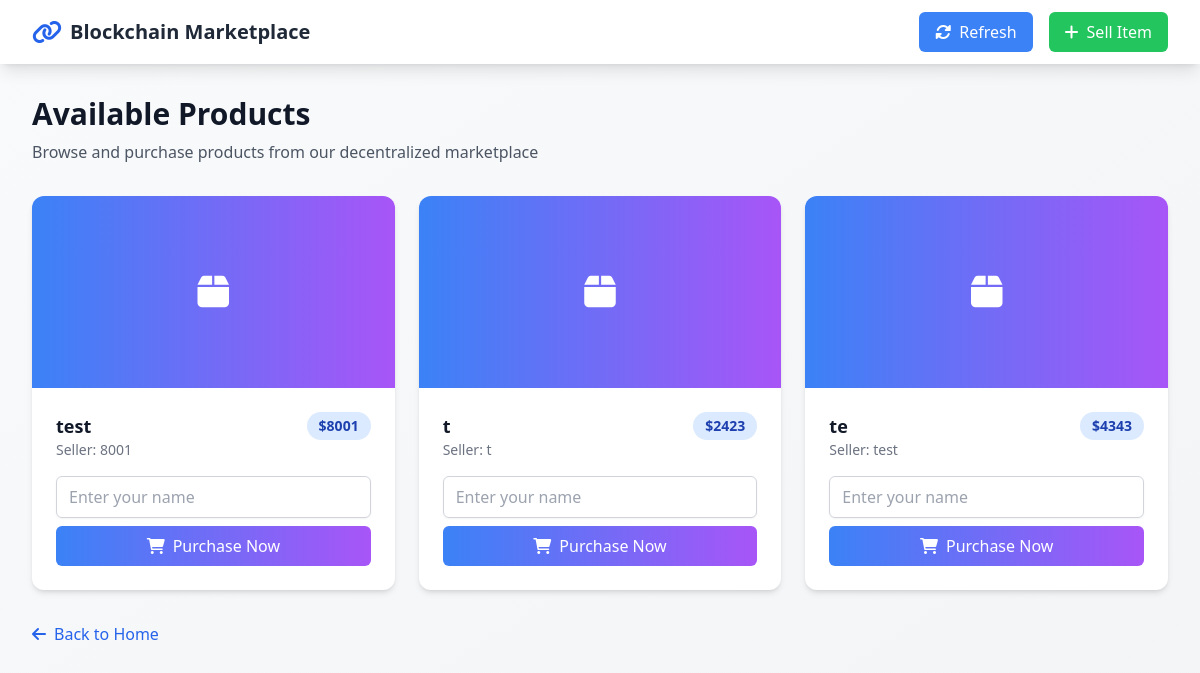
Page /buy on the earlier database version.
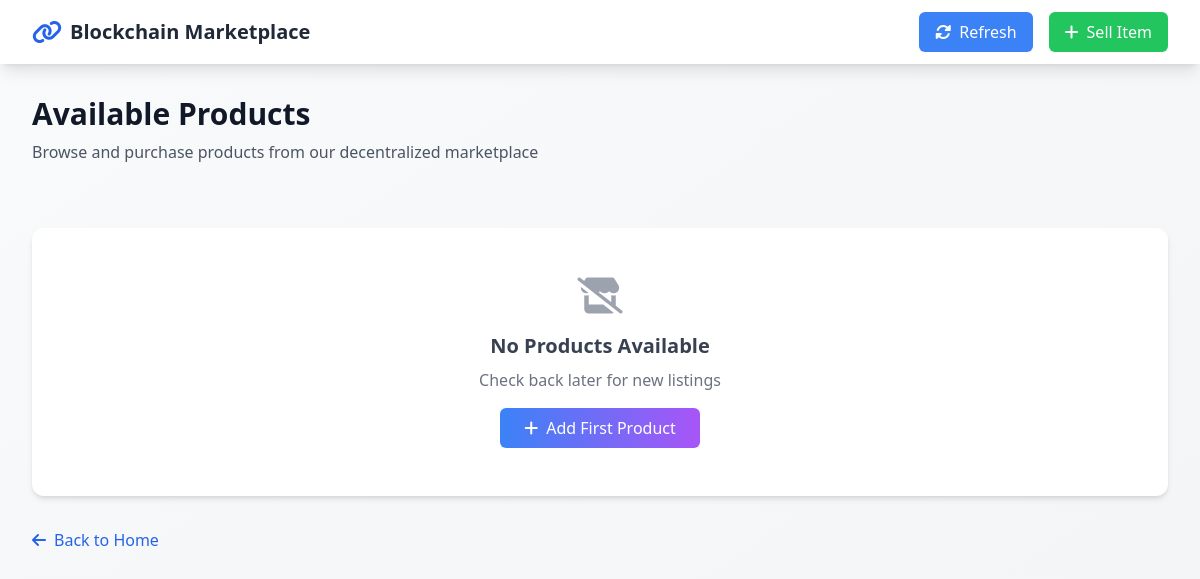
Same page on the later database version.
### tables this page shows
CREATE TABLE transactions (
                    id INTEGER PRIMARY KEY AUTOINCREMENT,
                    sender TEXT,
                    receiver TEXT,
                    product TEXT,
                    amount INTEGER,
                    type TEXT
                );

### node.py (the view)
@app.route('/buy')
def buy_page():
    listings = get_all_listings()
    return render_template('buy.html', listings=listings)

### templates/buy.html (shortened to what this page needs)
<!DOCTYPE html>
<html lang="en">
<head>
    <script src="https://cdn.tailwindcss.com"></script>
    <link rel="stylesheet" href="https://cdnjs.cloudflare.com/ajax/libs/font-awesome/6.0.0/css/all.min.css">
</head>
<body class="bg-gradient-to-br from-gray-50 to-gray-100">
    <div class="min-h-screen">
        <nav class="bg-white shadow-lg">
            <div class="max-w-7xl mx-auto px-4 sm:px-6 lg:px-8">
                <div class="flex justify-between h-16">
                    <div class="flex items-center">
                        <a href="/" class="flex items-center">
                            <i class="fas fa-link text-blue-600 text-2xl mr-2"></i>
                            <span class="text-xl font-bold text-gray-800">Blockchain Marketplace</span>
                        </a>
                    </div>
                    <div class="flex items-center space-x-4">
                        <button onclick="location.reload()" class="bg-blue-500 text-white px-4 py-2 rounded-md hover:bg-blue-600 transition-colors">
                            <i class="fas fa-sync-alt mr-2"></i>Refresh
                        </button>
                        <a href="/sell" class="bg-green-500 text-white px-4 py-2 rounded-md hover:bg-green-600 transition-colors">
                            <i class="fas fa-plus mr-2"></i>Sell Item
                        </a>
                    </div>
                </div>
            </div>
        </nav>
        <div class="max-w-7xl mx-auto px-4 sm:px-6 lg:px-8 py-8">
            <div class="mb-8">
                <h1 class="text-3xl font-bold text-gray-900">Available Products</h1>
                <p class="mt-2 text-gray-600">Browse and purchase products from our decentralized marketplace</p>
            </div>
            <div class="grid grid-cols-1 md:grid-cols-2 lg:grid-cols-3 gap-6 mb-8">
                {% for listing in listings %}
                <div class="bg-white rounded-xl shadow-md overflow-hidden transform transition-all duration-300 hover:scale-105">
                    <div class="bg-gradient-to-r from-blue-500 to-purple-500 h-48 flex items-center justify-center">
                        <i class="fas fa-box text-white text-4xl"></i>
                    </div>
                    <div class="p-6">
                        <div class="flex justify-between items-start mb-4">
                            <div>
                                <h3 class="text-lg font-semibold text-gray-900">{{ listing.product }}</h3>
                                <p class="text-sm text-gray-500">Seller: {{ listing.sender }}</p>
                            </div>
                            <span class="bg-blue-100 text-blue-800 text-sm font-semibold px-3 py-1 rounded-full">
                                ${{ listing.amount }}
                            </span>
                        </div>
                        <div class="mt-4">
                            <input type="text" id="buyer-{{ loop.index }}" placeholder="Enter your name"
                                   class="w-full mb-2 px-3 py-2 border border-gray-300 rounded-md shadow-sm focus:outline-none focus:ring-blue-500 focus:border-blue-500">
                            <button onclick="purchaseProduct('{{ listing.sender }}', '{{ listing.product }}', '{{ loop.index }}')"
                                class="w-full bg-gradient-to-r from-blue-500 to-purple-500 text-white px-4 py-2 rounded-md hover:from-blue-600 hover:to-purple-600 transition-colors flex items-center justify-center">
                                <i class="fas fa-shopping-cart mr-2"></i>
                                Purchase Now
                            </button>
                        </div>
                    </div>
                </div>
                {% endfor %}
            </div>
            {% if not listings %}
            <div class="text-center py-12 bg-white rounded-xl shadow-md">
                <i class="fas fa-store-slash text-gray-400 text-4xl mb-4"></i>
                <h3 class="text-xl font-semibold text-gray-700">No Products Available</h3>
                <p class="text-gray-500 mt-2">Check back later for new listings</p>
                <a href="/sell" class="mt-4 inline-block bg-gradient-to-r from-blue-500 to-purple-500 text-white px-6 py-2 rounded-md hover:from-blue-600 hover:to-purple-600 transition-colors">
                    <i class="fas fa-plus mr-2"></i>Add First Product
                </a>
            </div>
            {% endif %}
            <div class="mt-8">
                <a href="/" class="inline-flex items-center text-blue-600 hover:text-blue-800">
                    <i class="fas fa-arrow-left mr-2"></i>
                    Back to Home
                </a>
            </div>
        </div>
    </div>
</body>
</html>

Differences in the rows shown:
removed transactions: product "test", sender "8001", amount "8001"
removed transactions: product "t", sender "t", amount "2423"
removed transactions: product "te", sender "test", amount "4343"
Other differences:
text now shown: "No Products Available Check back later for new listings Add First Product"
